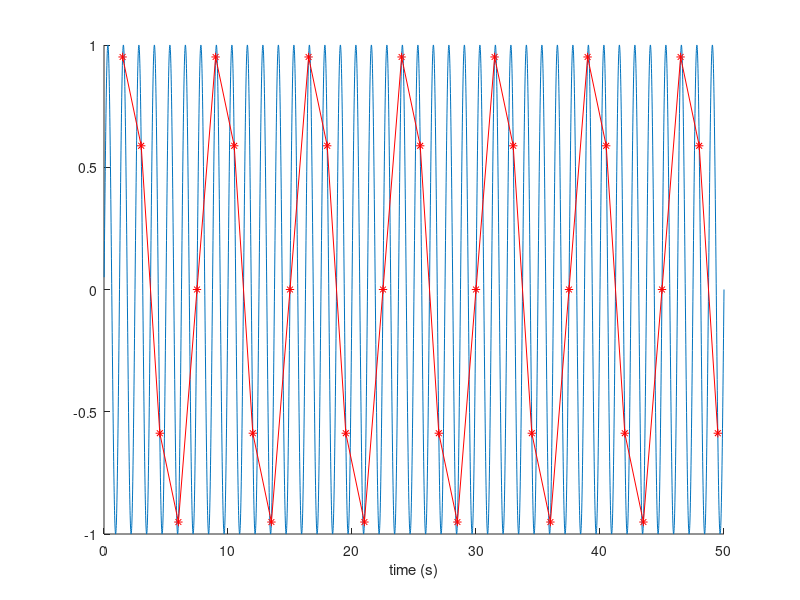
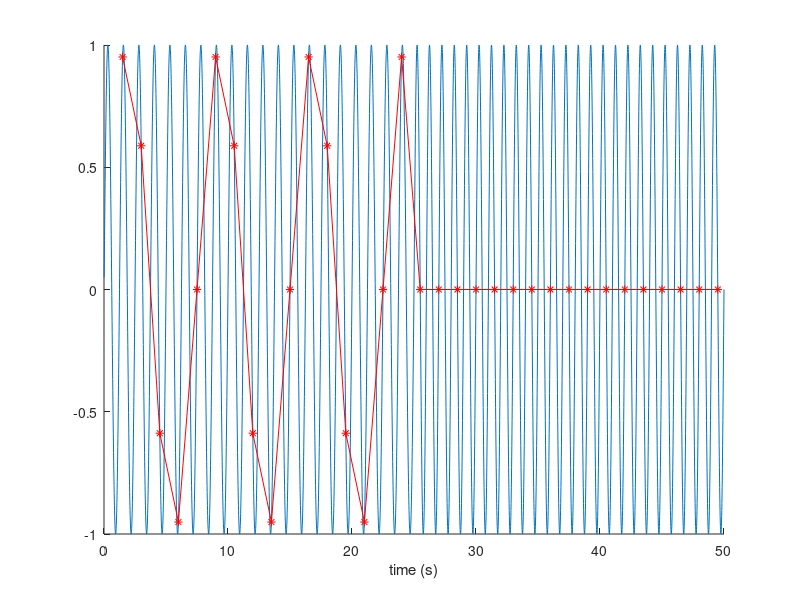

The MATLAB script that drew these images, in order:



% say 100Hz
srate = 100;
tt = [1:5000]/srate;

% say we have a .8 Hz response
a = sin(tt*2*pi*.8);

figure('Position',[0 0 800 300]),hold on
plot(tt,a)
% say our TR  = 1.5 s
sample_points = find(mod(tt,1.5)==0);
plot(tt(sample_points),a(sample_points),'r*')
plot(tt(sample_points),a(sample_points),'r-')
xlabel('time (s)')


%%

% say 100Hz
srate = 100;
tt1 = [1:2500]/srate;
tt2 = [1:2500]/srate;
tt = [1:5000]/srate;

% say we have a .8 Hz response changing into 1Hz
a = [sin(tt1*2*pi*.8) sin(tt2*2*pi*1)];

figure('Position',[0 0 800 300]),hold on
plot(tt,a)
% say our TR  = 1.5 s
sample_points = find(mod(tt,1.5)==0);
plot(tt(sample_points),a(sample_points),'r*')
plot(tt(sample_points),a(sample_points),'r-')
xlabel('time (s)')